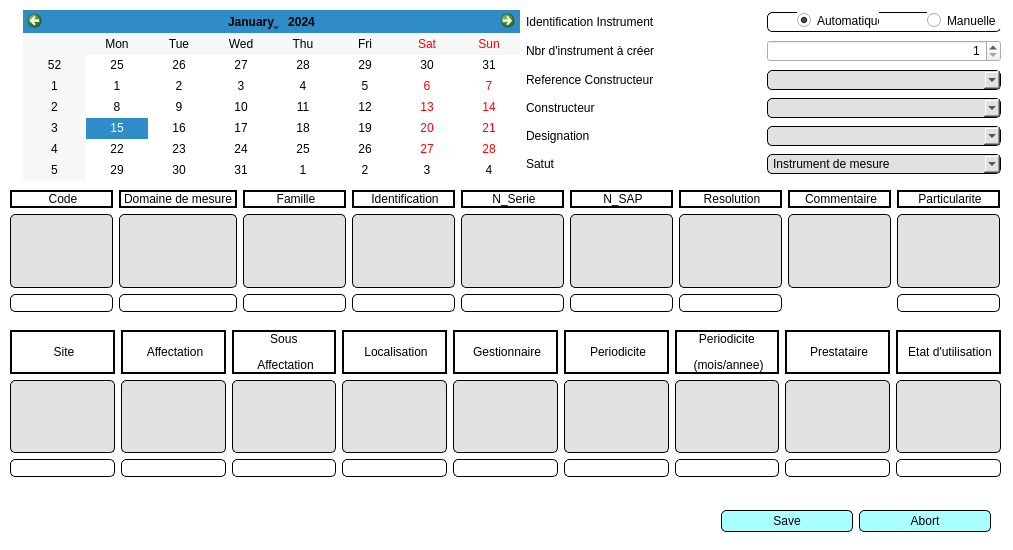
 <widget class="QMainWindow" name="SaisieInstrument">
  <property name="windowModality">
   <enum>Qt::WindowModal</enum>
  </property>
  <property name="geometry">
   <rect>
    <x>0</x>
    <y>0</y>
    <width>1013</width>
    <height>550</height>
   </rect>
  </property>
  <property name="minimumSize">
   <size>
    <width>1013</width>
    <height>550</height>
   </size>
  </property>
  <property name="maximumSize">
   <size>
    <width>1013</width>
    <height>570</height>
   </size>
  </property>
  <property name="palette">
   <palette>
    <active>
     <colorrole role="Button">
      <brush brushstyle="SolidPattern">
       <color alpha="255">
        <red>255</red>
        <green>255</green>
        <blue>255</blue>
       </color>
      </brush>
     </colorrole>
     <colorrole role="Base">
      <brush brushstyle="SolidPattern">
       <color alpha="255">
        <red>255</red>
        <green>255</green>
        <blue>255</blue>
       </color>
      </brush>
     </colorrole>
     <colorrole role="Window">
      <brush brushstyle="SolidPattern">
       <color alpha="255">
        <red>255</red>
        <green>255</green>
        <blue>255</blue>
       </color>
      </brush>
     </colorrole>
    </active>
    <inactive>
     <colorrole role="Button">
      <brush brushstyle="SolidPattern">
       <color alpha="255">
        <red>255</red>
        <green>255</green>
        <blue>255</blue>
       </color>
      </brush>
     </colorrole>
     <colorrole role="Base">
      <brush brushstyle="SolidPattern">
       <color alpha="255">
        <red>255</red>
        <green>255</green>
        <blue>255</blue>
       </color>
      </brush>
     </colorrole>
     <colorrole role="Window">
      <brush brushstyle="SolidPattern">
       <color alpha="255">
        <red>255</red>
        <green>255</green>
        <blue>255</blue>
       </color>
      </brush>
     </colorrole>
    </inactive>
    <disabled>
     <colorrole role="Button">
      <brush brushstyle="SolidPattern">
       <color alpha="255">
        <red>255</red>
        <green>255</green>
        <blue>255</blue>
       </color>
      </brush>
     </colorrole>
     <colorrole role="Base">
      <brush brushstyle="SolidPattern">
       <color alpha="255">
        <red>255</red>
        <green>255</green>
        <blue>255</blue>
       </color>
      </brush>
     </colorrole>
     <colorrole role="Window">
      <brush brushstyle="SolidPattern">
       <color alpha="255">
        <red>255</red>
        <green>255</green>
        <blue>255</blue>
       </color>
      </brush>
     </colorrole>
    </disabled>
   </palette>
  </property>
  <property name="windowTitle">
   <string>Saisie instrument(s)</string>
  </property>
  <property name="styleSheet">
   <string notr="true">
QGroupBox {
background-color: rgb(225, 225, 225); 
border: 1px solid Black;
border-radius: 5px;
 margin-top: 1ex; /* leave space at the top for the title */
 }

QTextEdit{
background-color: rgb(225, 225, 225);
border: 1px solid Black;
border-radius: 5px;}

QRadioButton{
background-color: rgb(225, 225, 225);}

QPushButton{
	background-color: rgb(170, 255, 255);
border: 1px solid Black;
border-radius: 5px;
width: 130px;
    height: 20px;
}

QComboBox {
background-color: rgb(225, 225, 225);
border: 1px solid Black;
border-radius: 5px;
padding: 1px 18px 1px 3px;}

QLineEdit {
     border: 1px solid Black;
     border-radius: 5px;}



QScrollBar {
	background-color: rgb(213, 213, 213);
}
</string>
  </property>
  <property name="dockNestingEnabled">
   <bool>false</bool>
  </property>
  <widget class="QWidget" name="centralWidget">
   <widget class="QWidget" name="gridLayoutWidget">
    <property name="geometry">
     <rect>
      <x>10</x>
      <y>190</y>
      <width>990</width>
      <height>122</height>
     </rect>
    </property>
    <layout class="QGridLayout" name="gridLayout">
     <item row="0" column="9">
      <widget class="QLabel" name="label_6">
       <property name="enabled">
        <bool>true</bool>
       </property>
       <property name="frameShape">
        <enum>QFrame::WinPanel</enum>
       </property>
       <property name="text">
        <string>&lt;html&gt;&lt;head/&gt;&lt;body&gt;&lt;p align=&quot;center&quot;&gt;Particularite&lt;/p&gt;&lt;/body&gt;&lt;/html&gt;</string>
       </property>
      </widget>
     </item>
     <item row="0" column="7">
      <widget class="QLabel" name="label_18">
       <property name="frameShape">
        <enum>QFrame::WinPanel</enum>
       </property>
       <property name="text">
        <string>&lt;html&gt;&lt;head/&gt;&lt;body&gt;&lt;p align=&quot;center&quot;&gt;Commentaire&lt;/p&gt;&lt;/body&gt;&lt;/html&gt;</string>
       </property>
      </widget>
     </item>
     <item row="0" column="0">
      <widget class="QLabel" name="label_2">
       <property name="frameShape">
        <enum>QFrame::WinPanel</enum>
       </property>
       <property name="frameShadow">
        <enum>QFrame::Plain</enum>
       </property>
       <property name="text">
        <string>&lt;html&gt;&lt;head/&gt;&lt;body&gt;&lt;p align=&quot;center&quot;&gt;Code&lt;/p&gt;&lt;/body&gt;&lt;/html&gt;</string>
       </property>
       <property name="textFormat">
        <enum>Qt::AutoText</enum>
       </property>
      </widget>
     </item>
     <item row="0" column="4">
      <widget class="QLabel" name="label_14">
       <property name="frameShape">
        <enum>QFrame::WinPanel</enum>
       </property>
       <property name="text">
        <string>&lt;html&gt;&lt;head/&gt;&lt;body&gt;&lt;p align=&quot;center&quot;&gt;N_Serie&lt;/p&gt;&lt;/body&gt;&lt;/html&gt;</string>
       </property>
      </widget>
     </item>
     <item row="0" column="5">
      <widget class="QLabel" name="label_15">
       <property name="frameShape">
        <enum>QFrame::WinPanel</enum>
       </property>
       <property name="text">
        <string>&lt;html&gt;&lt;head/&gt;&lt;body&gt;&lt;p align=&quot;center&quot;&gt;N_SAP&lt;/p&gt;&lt;/body&gt;&lt;/html&gt;</string>
       </property>
      </widget>
     </item>
     <item row="0" column="3">
      <widget class="QLabel" name="label">
       <property name="frameShape">
        <enum>QFrame::WinPanel</enum>
       </property>
       <property name="text">
        <string>&lt;html&gt;&lt;head/&gt;&lt;body&gt;&lt;p align=&quot;center&quot;&gt;Identification&lt;/p&gt;&lt;/body&gt;&lt;/html&gt;</string>
       </property>
      </widget>
     </item>
     <item row="2" column="4">
      <widget class="QTextEdit" name="textEdit_n_serie">
       <property name="frameShape">
        <enum>QFrame::Box</enum>
       </property>
       <property name="frameShadow">
        <enum>QFrame::Plain</enum>
       </property>
      </widget>
     </item>
     <item row="2" column="5">
      <widget class="QTextEdit" name="textEdit_sap">
       <property name="frameShape">
        <enum>QFrame::Box</enum>
       </property>
       <property name="frameShadow">
        <enum>QFrame::Plain</enum>
       </property>
      </widget>
     </item>
     <item row="2" column="3">
      <widget class="QTextEdit" name="textEdit_identification">
       <property name="enabled">
        <bool>false</bool>
       </property>
       <property name="frameShape">
        <enum>QFrame::Box</enum>
       </property>
       <property name="frameShadow">
        <enum>QFrame::Plain</enum>
       </property>
      </widget>
     </item>
     <item row="0" column="1">
      <widget class="QLabel" name="label_3">
       <property name="frameShape">
        <enum>QFrame::WinPanel</enum>
       </property>
       <property name="text">
        <string>Domaine de mesure</string>
       </property>
      </widget>
     </item>
     <item row="2" column="7">
      <widget class="QTextEdit" name="textEdit_commentaire">
       <property name="frameShape">
        <enum>QFrame::Box</enum>
       </property>
       <property name="frameShadow">
        <enum>QFrame::Plain</enum>
       </property>
      </widget>
     </item>
     <item row="2" column="1">
      <widget class="QTextEdit" name="textEdit_domaine_mesure">
       <property name="frameShape">
        <enum>QFrame::Box</enum>
       </property>
       <property name="frameShadow">
        <enum>QFrame::Plain</enum>
       </property>
      </widget>
     </item>
     <item row="2" column="2">
      <widget class="QTextEdit" name="textEdit_famille">
       <property name="frameShape">
        <enum>QFrame::Box</enum>
       </property>
       <property name="frameShadow">
        <enum>QFrame::Plain</enum>
       </property>
      </widget>
     </item>
     <item row="0" column="2">
      <widget class="QLabel" name="label_4">
       <property name="frameShape">
        <enum>QFrame::WinPanel</enum>
       </property>
       <property name="text">
        <string>&lt;html&gt;&lt;head/&gt;&lt;body&gt;&lt;p align=&quot;center&quot;&gt;Famille&lt;/p&gt;&lt;/body&gt;&lt;/html&gt;</string>
       </property>
      </widget>
     </item>
     <item row="0" column="6">
      <widget class="QLabel" name="label_10">
       <property name="frameShape">
        <enum>QFrame::WinPanel</enum>
       </property>
       <property name="text">
        <string>&lt;html&gt;&lt;head/&gt;&lt;body&gt;&lt;p align=&quot;center&quot;&gt;Resolution&lt;/p&gt;&lt;/body&gt;&lt;/html&gt;</string>
       </property>
      </widget>
     </item>
     <item row="2" column="9">
      <widget class="QTextEdit" name="textEdit_particularite">
       <property name="frameShape">
        <enum>QFrame::Box</enum>
       </property>
       <property name="frameShadow">
        <enum>QFrame::Plain</enum>
       </property>
      </widget>
     </item>
     <item row="2" column="6">
      <widget class="QTextEdit" name="textEdit_resolution">
       <property name="frameShape">
        <enum>QFrame::Box</enum>
       </property>
       <property name="frameShadow">
        <enum>QFrame::Plain</enum>
       </property>
      </widget>
     </item>
     <item row="2" column="0">
      <widget class="QTextEdit" name="textEdit_code">
       <property name="styleSheet">
        <string notr="true"/>
       </property>
       <property name="frameShape">
        <enum>QFrame::Box</enum>
       </property>
       <property name="frameShadow">
        <enum>QFrame::Plain</enum>
       </property>
      </widget>
     </item>
     <item row="3" column="0">
      <widget class="QLineEdit" name="lineEdit_code">
       <property name="enabled">
        <bool>false</bool>
       </property>
       <property name="focusPolicy">
        <enum>Qt::WheelFocus</enum>
       </property>
       <property name="text">
        <string/>
       </property>
       <property name="frame">
        <bool>true</bool>
       </property>
      </widget>
     </item>
     <item row="3" column="1">
      <widget class="QLineEdit" name="lineEdit_domain_mesure">
       <property name="enabled">
        <bool>false</bool>
       </property>
       <property name="focusPolicy">
        <enum>Qt::WheelFocus</enum>
       </property>
       <property name="text">
        <string/>
       </property>
       <property name="frame">
        <bool>true</bool>
       </property>
      </widget>
     </item>
     <item row="3" column="2">
      <widget class="QLineEdit" name="lineEdit_famille">
       <property name="enabled">
        <bool>false</bool>
       </property>
       <property name="focusPolicy">
        <enum>Qt::WheelFocus</enum>
       </property>
       <property name="text">
        <string/>
       </property>
       <property name="frame">
        <bool>true</bool>
       </property>
      </widget>
     </item>
     <item row="3" column="3">
      <widget class="QLineEdit" name="lineEdit_identification">
       <property name="enabled">
        <bool>false</bool>
       </property>
       <property name="focusPolicy">
        <enum>Qt::WheelFocus</enum>
       </property>
       <property name="text">
        <string/>
       </property>
       <property name="frame">
        <bool>true</bool>
       </property>
      </widget>
     </item>
     <item row="3" column="4">
      <widget class="QLineEdit" name="lineEdit_n_serie">
       <property name="enabled">
        <bool>false</bool>
       </property>
       <property name="focusPolicy">
        <enum>Qt::WheelFocus</enum>
       </property>
       <property name="text">
        <string/>
       </property>
       <property name="frame">
        <bool>true</bool>
       </property>
      </widget>
     </item>
     <item row="3" column="5">
      <widget class="QLineEdit" name="lineEdit_sap">
       <property name="enabled">
        <bool>false</bool>
       </property>
       <property name="focusPolicy">
        <enum>Qt::WheelFocus</enum>
       </property>
       <property name="text">
        <string/>
       </property>
       <property name="frame">
        <bool>true</bool>
       </property>
      </widget>
     </item>
     <item row="3" column="9">
      <widget class="QLineEdit" name="lineEdit_particularite">
       <property name="enabled">
        <bool>false</bool>
       </property>
       <property name="focusPolicy">
        <enum>Qt::WheelFocus</enum>
       </property>
       <property name="text">
        <string/>
       </property>
       <property name="frame">
        <bool>true</bool>
       </property>
      </widget>
     </item>
     <item row="3" column="6">
      <widget class="QLineEdit" name="lineEdit_resolution">
       <property name="enabled">
        <bool>false</bool>
       </property>
       <property name="focusPolicy">
        <enum>Qt::WheelFocus</enum>
       </property>
       <property name="text">
        <string/>
       </property>
       <property name="frame">
        <bool>true</bool>
       </property>
      </widget>
     </item>
    </layout>
   </widget>
   <widget class="QWidget" name="gridLayoutWidget_2">
    <property name="geometry">
     <rect>
      <x>10</x>
      <y>330</y>
      <width>991</width>
      <height>147</height>
     </rect>
    </property>
    <layout class="QGridLayout" name="gridLayout_2">
     <item row="0" column="2">
      <widget class="QLabel" name="label_12">
       <property name="enabled">
        <bool>true</bool>
       </property>
       <property name="frameShape">
        <enum>QFrame::WinPanel</enum>
       </property>
       <property name="text">
        <string>&lt;html&gt;&lt;head/&gt;&lt;body&gt;&lt;p align=&quot;center&quot;&gt;Sous &lt;/p&gt;&lt;p align=&quot;center&quot;&gt;Affectation&lt;/p&gt;&lt;/body&gt;&lt;/html&gt;</string>
       </property>
      </widget>
     </item>
     <item row="0" column="3">
      <widget class="QLabel" name="label_13">
       <property name="enabled">
        <bool>true</bool>
       </property>
       <property name="frameShape">
        <enum>QFrame::WinPanel</enum>
       </property>
       <property name="text">
        <string>&lt;html&gt;&lt;head/&gt;&lt;body&gt;&lt;p align=&quot;center&quot;&gt;Localisation&lt;/p&gt;&lt;/body&gt;&lt;/html&gt;</string>
       </property>
      </widget>
     </item>
     <item row="0" column="5">
      <widget class="QLabel" name="label_19">
       <property name="frameShape">
        <enum>QFrame::WinPanel</enum>
       </property>
       <property name="text">
        <string>&lt;html&gt;&lt;head/&gt;&lt;body&gt;&lt;p align=&quot;center&quot;&gt;Periodicite&lt;/p&gt;&lt;/body&gt;&lt;/html&gt;</string>
       </property>
      </widget>
     </item>
     <item row="0" column="6">
      <widget class="QLabel" name="label_20">
       <property name="frameShape">
        <enum>QFrame::WinPanel</enum>
       </property>
       <property name="text">
        <string>&lt;html&gt;&lt;head/&gt;&lt;body&gt;&lt;p align=&quot;center&quot;&gt;Periodicite &lt;/p&gt;&lt;p align=&quot;center&quot;&gt;(mois/annee)&lt;/p&gt;&lt;/body&gt;&lt;/html&gt;</string>
       </property>
      </widget>
     </item>
     <item row="0" column="1">
      <widget class="QLabel" name="label_11">
       <property name="frameShape">
        <enum>QFrame::WinPanel</enum>
       </property>
       <property name="text">
        <string>&lt;html&gt;&lt;head/&gt;&lt;body&gt;&lt;p align=&quot;center&quot;&gt;Affectation&lt;/p&gt;&lt;/body&gt;&lt;/html&gt;</string>
       </property>
      </widget>
     </item>
     <item row="0" column="4">
      <widget class="QLabel" name="label_16">
       <property name="frameShape">
        <enum>QFrame::WinPanel</enum>
       </property>
       <property name="text">
        <string>&lt;html&gt;&lt;head/&gt;&lt;body&gt;&lt;p align=&quot;center&quot;&gt;Gestionnaire&lt;/p&gt;&lt;/body&gt;&lt;/html&gt;</string>
       </property>
      </widget>
     </item>
     <item row="0" column="0">
      <widget class="QLabel" name="label_27">
       <property name="frameShape">
        <enum>QFrame::WinPanel</enum>
       </property>
       <property name="text">
        <string>&lt;html&gt;&lt;head/&gt;&lt;body&gt;&lt;p align=&quot;center&quot;&gt;Site&lt;/p&gt;&lt;/body&gt;&lt;/html&gt;</string>
       </property>
      </widget>
     </item>
     <item row="0" column="7">
      <widget class="QLabel" name="label_21">
       <property name="frameShape">
        <enum>QFrame::WinPanel</enum>
       </property>
       <property name="text">
        <string>&lt;html&gt;&lt;head/&gt;&lt;body&gt;&lt;p align=&quot;center&quot;&gt;Prestataire&lt;/p&gt;&lt;/body&gt;&lt;/html&gt;</string>
       </property>
      </widget>
     </item>
     <item row="0" column="8">
      <widget class="QLabel" name="label_23">
       <property name="frameShape">
        <enum>QFrame::WinPanel</enum>
       </property>
       <property name="text">
        <string>&lt;html&gt;&lt;head/&gt;&lt;body&gt;&lt;p align=&quot;center&quot;&gt;Etat d'utilisation&lt;/p&gt;&lt;/body&gt;&lt;/html&gt;</string>
       </property>
      </widget>
     </item>
     <item row="1" column="6">
      <widget class="QTextEdit" name="textEdit_duree_periodicite">
       <property name="frameShape">
        <enum>QFrame::Box</enum>
       </property>
       <property name="frameShadow">
        <enum>QFrame::Plain</enum>
       </property>
      </widget>
     </item>
     <item row="1" column="4">
      <widget class="QTextEdit" name="textEdit_gestionnaire">
       <property name="frameShape">
        <enum>QFrame::Box</enum>
       </property>
       <property name="frameShadow">
        <enum>QFrame::Plain</enum>
       </property>
      </widget>
     </item>
     <item row="1" column="3">
      <widget class="QTextEdit" name="textEdit_localisation">
       <property name="frameShape">
        <enum>QFrame::Box</enum>
       </property>
       <property name="frameShadow">
        <enum>QFrame::Plain</enum>
       </property>
      </widget>
     </item>
     <item row="1" column="1">
      <widget class="QTextEdit" name="textEdit_affectation">
       <property name="frameShape">
        <enum>QFrame::Box</enum>
       </property>
       <property name="frameShadow">
        <enum>QFrame::Plain</enum>
       </property>
      </widget>
     </item>
     <item row="1" column="0">
      <widget class="QTextEdit" name="textEdit_site">
       <property name="frameShape">
        <enum>QFrame::Box</enum>
       </property>
       <property name="frameShadow">
        <enum>QFrame::Plain</enum>
       </property>
      </widget>
     </item>
     <item row="1" column="2">
      <widget class="QTextEdit" name="textEdit_sous_affectation">
       <property name="frameShape">
        <enum>QFrame::Box</enum>
       </property>
       <property name="frameShadow">
        <enum>QFrame::Plain</enum>
       </property>
      </widget>
     </item>
     <item row="1" column="8">
      <widget class="QTextEdit" name="textEdit_etat_utilisation">
       <property name="frameShape">
        <enum>QFrame::Box</enum>
       </property>
       <property name="frameShadow">
        <enum>QFrame::Plain</enum>
       </property>
      </widget>
     </item>
     <item row="1" column="7">
      <widget class="QTextEdit" name="textEdit_prestataire">
       <property name="frameShape">
        <enum>QFrame::Box</enum>
       </property>
       <property name="frameShadow">
        <enum>QFrame::Plain</enum>
       </property>
      </widget>
     </item>
     <item row="1" column="5">
      <widget class="QTextEdit" name="textEdit_periodicite">
       <property name="frameShape">
        <enum>QFrame::Box</enum>
       </property>
       <property name="frameShadow">
        <enum>QFrame::Plain</enum>
       </property>
      </widget>
     </item>
     <item row="2" column="0">
      <widget class="QLineEdit" name="lineEdit_site">
       <property name="enabled">
        <bool>false</bool>
       </property>
       <property name="focusPolicy">
        <enum>Qt::WheelFocus</enum>
       </property>
       <property name="text">
        <string/>
       </property>
       <property name="frame">
        <bool>true</bool>
       </property>
      </widget>
     </item>
     <item row="2" column="1">
      <widget class="QLineEdit" name="lineEdit_affectation">
       <property name="enabled">
        <bool>false</bool>
       </property>
       <property name="focusPolicy">
        <enum>Qt::WheelFocus</enum>
       </property>
       <property name="text">
        <string/>
       </property>
       <property name="frame">
        <bool>true</bool>
       </property>
      </widget>
     </item>
     <item row="2" column="5">
      <widget class="QLineEdit" name="lineEdit_periodicite">
       <property name="enabled">
        <bool>false</bool>
       </property>
       <property name="focusPolicy">
        <enum>Qt::WheelFocus</enum>
       </property>
       <property name="text">
        <string/>
       </property>
       <property name="frame">
        <bool>true</bool>
       </property>
      </widget>
     </item>
     <item row="2" column="4">
      <widget class="QLineEdit" name="lineEdit_gestionnaire">
       <property name="enabled">
        <bool>false</bool>
       </property>
       <property name="focusPolicy">
        <enum>Qt::WheelFocus</enum>
       </property>
       <property name="text">
        <string/>
       </property>
       <property name="frame">
        <bool>true</bool>
       </property>
      </widget>
     </item>
     <item row="2" column="7">
      <widget class="QLineEdit" name="lineEdit_prestataire">
       <property name="enabled">
        <bool>false</bool>
       </property>
       <property name="focusPolicy">
        <enum>Qt::WheelFocus</enum>
       </property>
       <property name="text">
        <string/>
       </property>
       <property name="frame">
        <bool>true</bool>
       </property>
      </widget>
     </item>
     <item row="2" column="6">
      <widget class="QLineEdit" name="lineEdit_duree_periodicite">
       <property name="enabled">
        <bool>false</bool>
       </property>
       <property name="focusPolicy">
        <enum>Qt::WheelFocus</enum>
       </property>
       <property name="text">
        <string/>
       </property>
       <property name="frame">
        <bool>true</bool>
       </property>
      </widget>
     </item>
     <item row="2" column="2">
      <widget class="QLineEdit" name="lineEdit_sous_affectation">
       <property name="enabled">
        <bool>false</bool>
       </property>
       <property name="focusPolicy">
        <enum>Qt::WheelFocus</enum>
       </property>
       <property name="text">
        <string/>
       </property>
       <property name="frame">
        <bool>true</bool>
       </property>
      </widget>
     </item>
     <item row="2" column="3">
      <widget class="QLineEdit" name="lineEdit_localisation">
       <property name="enabled">
        <bool>false</bool>
       </property>
       <property name="focusPolicy">
        <enum>Qt::WheelFocus</enum>
       </property>
       <property name="text">
        <string/>
       </property>
       <property name="frame">
        <bool>true</bool>
       </property>
      </widget>
     </item>
     <item row="2" column="8">
      <widget class="QLineEdit" name="lineEdit_etat_utilisation">
       <property name="enabled">
        <bool>false</bool>
       </property>
       <property name="focusPolicy">
        <enum>Qt::WheelFocus</enum>
       </property>
       <property name="text">
        <string/>
       </property>
       <property name="frame">
        <bool>true</bool>
       </property>
      </widget>
     </item>
    </layout>
   </widget>
   <widget class="QDialogButtonBox" name="buttonBox">
    <property name="geometry">
     <rect>
      <x>680</x>
      <y>500</y>
      <width>311</width>
      <height>43</height>
     </rect>
    </property>
    <property name="sizePolicy">
     <sizepolicy hsizetype="Maximum" vsizetype="Maximum">
      <horstretch>100</horstretch>
      <verstretch>11</verstretch>
     </sizepolicy>
    </property>
    <property name="minimumSize">
     <size>
      <width>100</width>
      <height>0</height>
     </size>
    </property>
    <property name="maximumSize">
     <size>
      <width>16777215</width>
      <height>16777215</height>
     </size>
    </property>
    <property name="baseSize">
     <size>
      <width>16</width>
      <height>0</height>
     </size>
    </property>
    <property name="statusTip">
     <string/>
    </property>
    <property name="standardButtons">
     <set>QDialogButtonBox::Abort|QDialogButtonBox::Save</set>
    </property>
   </widget>
   <widget class="QWidget" name="horizontalLayoutWidget_2">
    <property name="geometry">
     <rect>
      <x>10</x>
      <y>10</y>
      <width>991</width>
      <height>171</height>
     </rect>
    </property>
    <layout class="QHBoxLayout" name="horizontalLayout_3">
     <item>
      <layout class="QHBoxLayout" name="horizontalLayout_8">
       <item>
        <widget class="QLabel" name="label_25">
         <property name="text">
          <string/>
         </property>
         <property name="pixmap">
          <pixmap>LOGO_REACTUALISE_petit_format.png</pixmap>
         </property>
         <property name="scaledContents">
          <bool>true</bool>
         </property>
        </widget>
       </item>
       <item>
        <widget class="QCalendarWidget" name="calendarWidget_2">
         <property name="styleSheet">
          <string notr="true">color: rgb(0, 0, 0);</string>
         </property>
        </widget>
       </item>
       <item>
        <layout class="QVBoxLayout" name="verticalLayout_2">
         <item>
          <layout class="QHBoxLayout" name="horizontalLayout_10">
           <item>
            <widget class="QLabel" name="label_26">
             <property name="text">
              <string>Identification Instrument</string>
             </property>
            </widget>
           </item>
           <item>
            <widget class="QGroupBox" name="groupBox_2">
             <property name="minimumSize">
              <size>
               <width>0</width>
               <height>20</height>
              </size>
             </property>
             <property name="maximumSize">
              <size>
               <width>16777215</width>
               <height>20</height>
              </size>
             </property>
             <property name="styleSheet">
              <string notr="true">background-color: rgb(255, 255, 255);</string>
             </property>
             <property name="title">
              <string/>
             </property>
             <property name="checkable">
              <bool>false</bool>
             </property>
             <property name="checked">
              <bool>false</bool>
             </property>
             <widget class="QRadioButton" name="radioButton_3">
              <property name="geometry">
               <rect>
                <x>30</x>
                <y>0</y>
                <width>82</width>
                <height>17</height>
               </rect>
              </property>
              <property name="text">
               <string>Automatique</string>
              </property>
              <property name="checked">
               <bool>true</bool>
              </property>
             </widget>
             <widget class="QRadioButton" name="radioButton_4">
              <property name="geometry">
               <rect>
                <x>160</x>
                <y>0</y>
                <width>82</width>
                <height>17</height>
               </rect>
              </property>
              <property name="text">
               <string>Manuelle</string>
              </property>
             </widget>
            </widget>
           </item>
          </layout>
         </item>
         <item>
          <layout class="QHBoxLayout" name="horizontalLayout_11">
           <item alignment="Qt::AlignLeft">
            <widget class="QLabel" name="label_28">
             <property name="minimumSize">
              <size>
               <width>235</width>
               <height>0</height>
              </size>
             </property>
             <property name="maximumSize">
              <size>
               <width>235</width>
               <height>16777215</height>
              </size>
             </property>
             <property name="styleSheet">
              <string notr="true"/>
             </property>
             <property name="frameShape">
              <enum>QFrame::NoFrame</enum>
             </property>
             <property name="text">
              <string>&lt;html&gt;&lt;head/&gt;&lt;body&gt;&lt;p&gt;Nbr d'instrument à créer&lt;/p&gt;&lt;/body&gt;&lt;/html&gt;</string>
             </property>
             <property name="alignment">
              <set>Qt::AlignLeading|Qt::AlignLeft|Qt::AlignVCenter</set>
             </property>
            </widget>
           </item>
           <item>
            <widget class="QSpinBox" name="spinBox_nbr_instrum_2">
             <property name="sizePolicy">
              <sizepolicy hsizetype="Preferred" vsizetype="Fixed">
               <horstretch>0</horstretch>
               <verstretch>0</verstretch>
              </sizepolicy>
             </property>
             <property name="minimumSize">
              <size>
               <width>234</width>
               <height>0</height>
              </size>
             </property>
             <property name="maximumSize">
              <size>
               <width>234</width>
               <height>16777215</height>
              </size>
             </property>
             <property name="layoutDirection">
              <enum>Qt::LeftToRight</enum>
             </property>
             <property name="alignment">
              <set>Qt::AlignRight|Qt::AlignTrailing|Qt::AlignVCenter</set>
             </property>
             <property name="buttonSymbols">
              <enum>QAbstractSpinBox::UpDownArrows</enum>
             </property>
             <property name="correctionMode">
              <enum>QAbstractSpinBox::CorrectToPreviousValue</enum>
             </property>
             <property name="minimum">
              <number>1</number>
             </property>
            </widget>
           </item>
          </layout>
         </item>
         <item>
          <layout class="QHBoxLayout" name="horizontalLayout_12">
           <item>
            <widget class="QLabel" name="label_29">
             <property name="focusPolicy">
              <enum>Qt::NoFocus</enum>
             </property>
             <property name="frameShape">
              <enum>QFrame::NoFrame</enum>
             </property>
             <property name="frameShadow">
              <enum>QFrame::Plain</enum>
             </property>
             <property name="text">
              <string>&lt;html&gt;&lt;head/&gt;&lt;body&gt;&lt;p&gt;Reference Constructeur&lt;/p&gt;&lt;/body&gt;&lt;/html&gt;</string>
             </property>
            </widget>
           </item>
           <item>
            <widget class="QComboBox" name="comboBox_ref_constructeur_2">
             <property name="enabled">
              <bool>true</bool>
             </property>
             <property name="editable">
              <bool>true</bool>
             </property>
            </widget>
           </item>
          </layout>
         </item>
         <item>
          <layout class="QHBoxLayout" name="horizontalLayout_13">
           <item>
            <widget class="QLabel" name="label_30">
             <property name="text">
              <string>Constructeur</string>
             </property>
            </widget>
           </item>
           <item>
            <widget class="QComboBox" name="comboBox_constructeur_2">
             <property name="editable">
              <bool>true</bool>
             </property>
            </widget>
           </item>
          </layout>
         </item>
         <item>
          <layout class="QHBoxLayout" name="horizontalLayout_14">
           <item>
            <widget class="QLabel" name="label_31">
             <property name="text">
              <string>Designation</string>
             </property>
            </widget>
           </item>
           <item>
            <widget class="QComboBox" name="comboBox_designation_2">
             <property name="editable">
              <bool>true</bool>
             </property>
            </widget>
           </item>
          </layout>
         </item>
         <item>
          <layout class="QHBoxLayout" name="horizontalLayout_15">
           <item>
            <widget class="QLabel" name="label_32">
             <property name="text">
              <string>Satut </string>
             </property>
            </widget>
           </item>
           <item>
            <widget class="QComboBox" name="comboBox_statut_2">
             <property name="editable">
              <bool>true</bool>
             </property>
             <item>
              <property name="text">
               <string>Instrument de mesure</string>
              </property>
             </item>
             <item>
              <property name="text">
               <string>Etalon de Reference</string>
              </property>
             </item>
             <item>
              <property name="text">
               <string>Etalon de Travail</string>
              </property>
             </item>
             <item>
              <property name="text">
               <string>Etalon Voyageur</string>
              </property>
             </item>
             <item>
              <property name="text">
               <string>Generateur</string>
              </property>
             </item>
            </widget>
           </item>
          </layout>
         </item>
        </layout>
       </item>
      </layout>
     </item>
    </layout>
   </widget>
  </widget>
 </widget>
